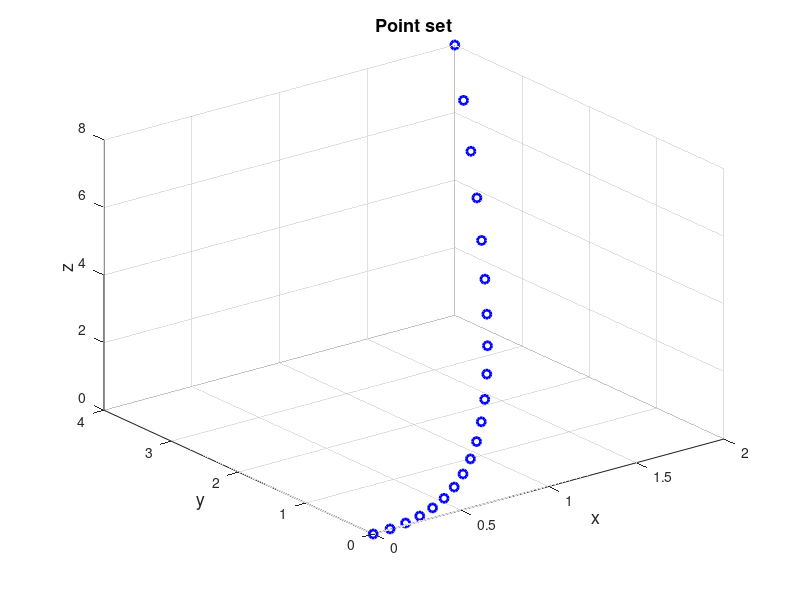

Recreate this plot in MATLAB. (Note: this script raises an error after producing the figure.)
%% Verification of the Upper Bound Theorem (McMullen, 1970) in 3 dimensions

%% Introduction
% The cyclic polytope $CP(n,d)$ may be defined as the convex hull of $n$
% vertices on the moment curve $(t, t^2, t^3, ..., t^d)$. The precise
% choice of which $n$ points on this curve are selected is irrelevant for
% the combinatorial structure of this polytope. The number of
% $(d-1)$ -dimensional facets (faces) of $CP(n,d)$ is given by the formula:
%
% $$f_i(\Delta(n,d)) = \frac{n}{n - \frac{d}{2}} {{n - \frac{d}{2}} \choose
% n-d} \hspace{0.2in} d \quad \textrm{even} \quad $$
%
% $$f_i(\Delta(n,d)) = 2 {{n - \frac{d+1}{2}} \choose n-d} \hspace{0.2in} d
% \quad \textrm{odd} \quad $$
%
% The upper bound theorem states that cyclic polytopes have the largest
% possible number of faces among all convex polytopes with a given
% dimension and number of vertices.

%% Initial data
% Set the points the convex hull of which is to be calculated.
t=(0:0.1:2)';
points=[t,t.^2,t.^3];
%%
% Plot the point set in blue circles.
figure('Name','Point set','NumberTitle','off')
scatter3(points(:,1),points(:,2),points(:,3),...
    'marker','o','MarkerEdgeColor',[0 0 1],'LineWidth',2)
xlabel('x','FontSize',13);
ylabel('y','FontSize',13);
zlabel('z','FontSize',13);
title('Point set','FontSize',13)

%% Processing
% Find the point identities defining each facet of the convex hull of the
% point set.
chull1=convhull_nd(points);

%% Post-processing
% Find the number of the facets of the convex hull.
nfacets1=size(chull1,1)
%%
% Calculate the number of points the convex hull of which was calculated,
% as well as their dimension.
[n,d]=size(points)
%%
% Calculate the maximum number of faces (2-dimensional facets) that a
% 3-dimensional convex hull ($$d=3$) of 21 points can have.
maxfacets=2*nchoosek(n-(d+1)/2,n-d)
%%
% Check the validity of the Upper Bound Theorem.
if maxfacets<nfacets1
    error('Upper Bound Theorem not satisfied')
end

%% Plots
% Plot the convex hull of the point set.
figure('Name','Convex hull','NumberTitle','off')
trisurf(chull1,points(:,1),points(:,2),points(:,3),...
    'FaceColor',[1 0.5 0],'EdgeColor',[0 0 1]);
xlabel('x','FontSize',13);
ylabel('y','FontSize',13);
zlabel('z','FontSize',13);
title('Convex hull','FontSize',13)

%% Contact author
%
%  (c) 2014 by George Papazafeiropoulos
%  First Lieutenant, Infrastructure Engineer, Hellenic Air Force
%  Civil Engineer, M.Sc., Ph.D. candidate, NTUA
%
% Email: gpapazafeiropoulos@yahoo.gr
%
% Website: http://users.ntua.gr/gpapazaf/
%


